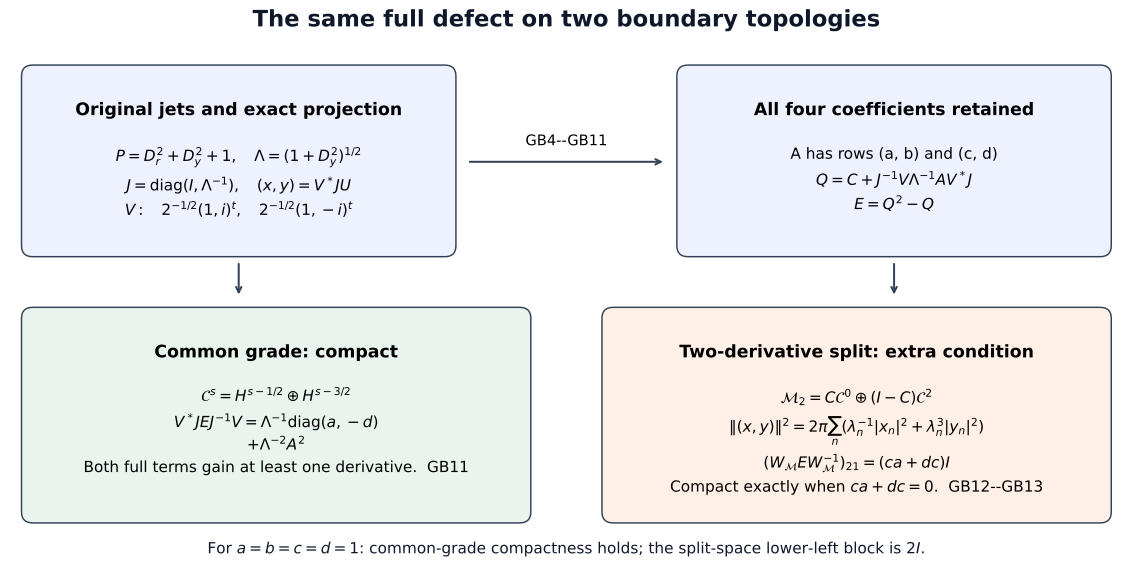

Source code (Python):
"""Reproduce the exact two-topology boundary calculation GB1--GB15."""
from pathlib import Path
import matplotlib
matplotlib.use('Agg')
import matplotlib.pyplot as plt
from matplotlib.patches import FancyBboxPatch

out=Path(__file__).resolve().parent
fig,ax=plt.subplots(figsize=(11.8,6.1))
fig.patch.set_facecolor('white'); ax.set_facecolor('white')
ax.set(xlim=(0,12),ylim=(0,6.2));ax.axis('off')
def box(x,y,w,h,title,body,color):
    ax.add_patch(FancyBboxPatch((x,y),w,h,boxstyle='round,pad=0.12',
                              facecolor=color,edgecolor='#334155',linewidth=1.1))
    ax.text(x+w/2,y+h-.28,title,ha='center',va='top',fontsize=13,fontweight='bold')
    ax.text(x+w/2,y+h-.77,body,ha='center',va='top',fontsize=11.5,linespacing=1.65)
ax.text(6,6.02,'The same full defect on two boundary topologies',ha='center',
        fontsize=17,fontweight='bold',color='#0f172a')
box(.3,3.64,4.4,1.84,'Original jets and exact projection',
    r'$P=D_r^2+D_y^2+1,\quad\Lambda=(1+D_y^2)^{1/2}$'+'\n'+
    r'$J=\operatorname{diag}(I,\Lambda^{-1}),\quad (x,y)=V^*JU$'+'\n'+
    r'$V:\quad 2^{-1/2}(1,i)^t,\quad 2^{-1/2}(1,-i)^t$', '#eef2ff')
box(7.3,3.64,4.4,1.84,'All four coefficients retained',
    'A has rows (a, b) and (c, d)'+'\n'+
    r'$Q=C+J^{-1}V\Lambda^{-1}AV^*J$'+'\n'+r'$E=Q^2-Q$', '#eef2ff')
ax.annotate('',xy=(7.06,4.55),xytext=(4.94,4.55),arrowprops=dict(arrowstyle='->',lw=1.5,color='#334155'))
ax.text(6,4.73,'GB4--GB11',ha='center',fontsize=11)
box(.3,.75,5.2,2.1,'Common grade: compact',
    r'$\mathcal{C}^s=H^{s-1/2}\oplus H^{s-3/2}$'+'\n'+
    r'$V^*JEJ^{-1}V=\Lambda^{-1}\operatorname{diag}(a,-d)$'+'\n'+
    r'$+\Lambda^{-2}A^2$'+'\n'+
    'Both full terms gain at least one derivative.  GB11', '#e8f4ed')
box(6.5,.75,5.2,2.1,'Two-derivative split: extra condition',
    r'$\mathcal{M}_2=C\mathcal{C}^0\oplus(I-C)\mathcal{C}^2$'+'\n'+
    r'$\|(x,y)\|^2=2\pi\sum_n(\lambda_n^{-1}|x_n|^2+\lambda_n^3|y_n|^2)$'+'\n'+
    r'$(W_{\mathcal{M}}EW_{\mathcal{M}}^{-1})_{21}=(ca+dc)I$'+'\n'+
    r'Compact exactly when $ca+dc=0$.  GB12--GB13', '#fff0e7')
for x in (2.5,9.5):
    ax.annotate('',xy=(x,3.08),xytext=(x,3.47),arrowprops=dict(arrowstyle='->',lw=1.5,color='#334155'))
ax.text(6,.3,r'For $a=b=c=d=1$: common-grade compactness holds; the split-space lower-left block is $2I$.',
        ha='center',fontsize=11.5,color='#0f172a')
fig.tight_layout(pad=.35)
fig.savefig(out/'graded-boundary-defect-bridge.svg')
fig.savefig(out/'graded-boundary-defect-bridge.png',dpi=170)
plt.close(fig)
